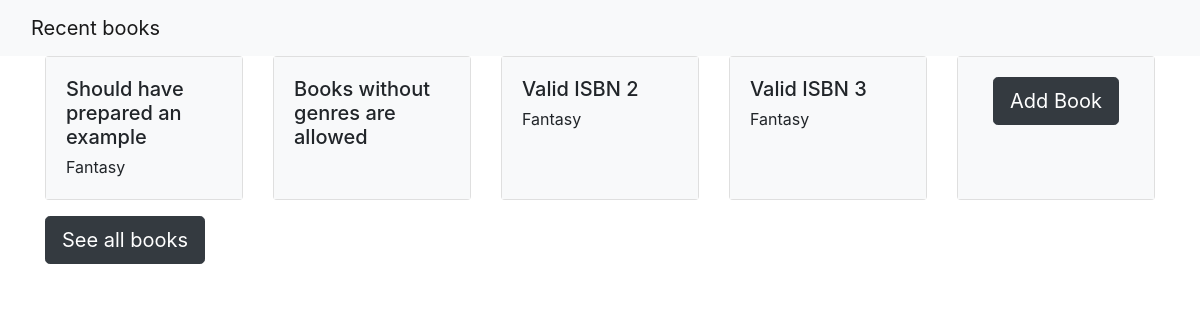
The app's page /index/ with its own data.
### Books/models.py (models this page shows, shortened)
class Book(models.Model):
	entry_id = models.AutoField(primary_key=True)
	title = models.CharField(max_length=100)
	author = models.CharField(max_length=100)
	genre = models.CharField(max_length=50)
	pub_date = models.DateField()
	isbn = models.CharField(max_length=17)

### Books/views.py (the view)
# urls.py: path("index/", Books.views.index, name="index"),
def index(request):
	books = Book.objects.all().order_by("-pub_date")[:4]
	context = {"book_list": books}
	return render(request, "index.html", context)

### BookInventory/templates/index.html (shortened to what this page needs)
<!DOCTYPE html>
<html lang="en">
<head>
	{% load static %}
	<link rel="stylesheet" href="https://maxcdn.bootstrapcdn.com/bootstrap/4.5.2/css/bootstrap.min.css">
</head>
<body>
	<nav class="navbar navbar-light bg-light">
		<div class="container-fluid">
			<div class="navbar-header">
				<a class="navbar-brand">Recent books</a>
			</div>
		</div>
	</nav>
	<div class="container">
		<div class="card-deck">
			{% if book_list %}
			{% for book in book_list %}
			<div class="card" style="width: 36rem;">
				<div class="card-body bg-light">
					<h5 class="card-title">
						{{ book.title }}
					</h5>
					<div class="card-subtitle">{{ book.genre }}</div>
				</div>
			</div>
			{% endfor %}
			{% else %}
			<div style="margin-left: 8.333333%"><p>No books are available.</p></div>
			{% endif %}
			<div class="card text-center" style="width: 36rem;">
				<div class="card-body bg-light">
					<a href="{% url 'new_book' %}" role="button" class="btn btn-primary btn-lg btn-dark">Add Book</a>
				</div>
			</div>
		</div>
		<div class="pt-3">
		<a href="{% url 'all_books' %}" role="button" class="btn btn-primary btn-lg btn-dark">See all books</a>
		</div>
	</div>
</body>
</html>

### records on screen
Book: title "Should have prepared an example", genre "Fantasy"
Book: title "Books without genres are allowed"
Book: title "Valid ISBN 2", genre "Fantasy"
Book: title "Valid ISBN 3", genre "Fantasy"
